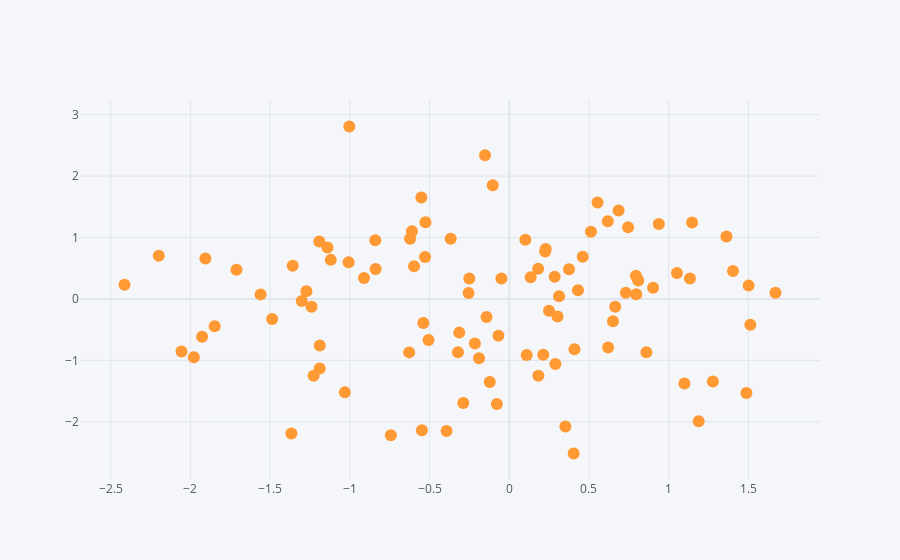

Source (notebook cell):
### Code cell
df1.iplot(kind="scatter", x="A", y="B", mode="markers")
